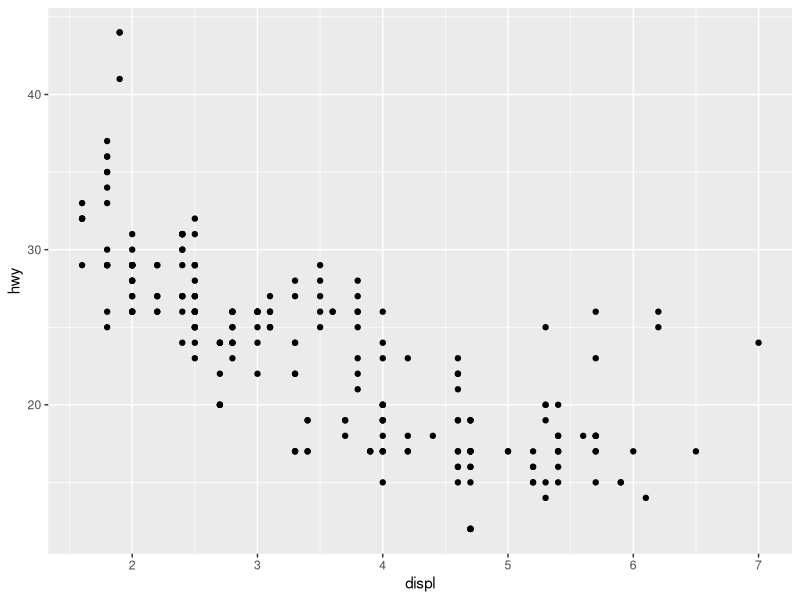
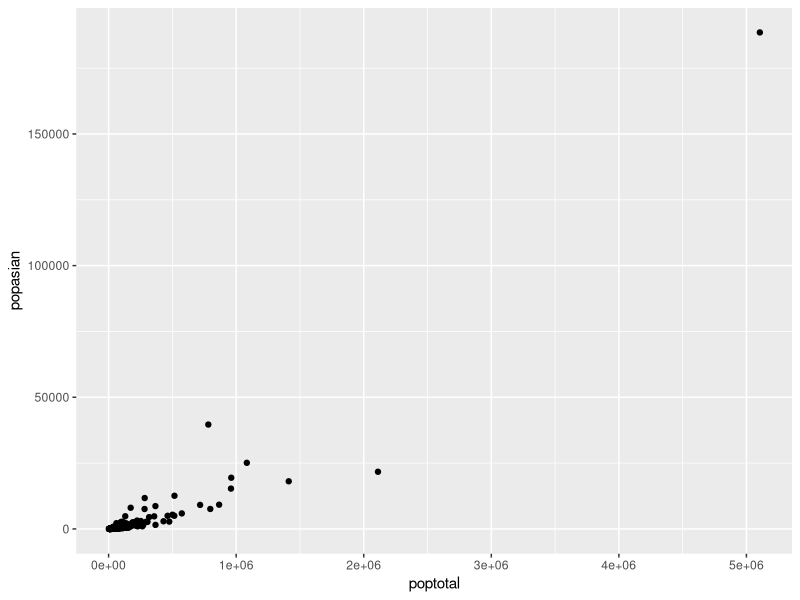
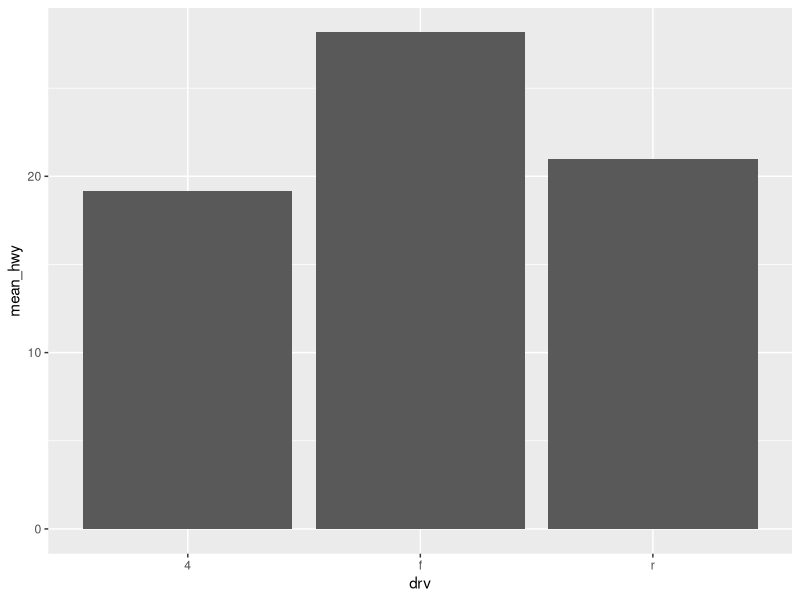
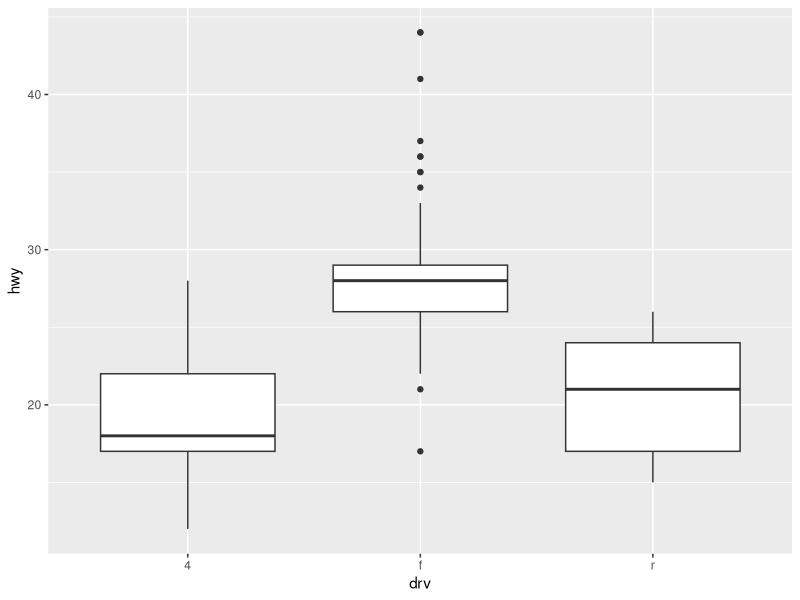

These figures' R source, in order:
# install.packages("ggplot2")
library(ggplot2)
library(dplyr)

# dplyr : 파이프 연산자 여러 연산 수행
# ggplot2 : 그래프/ 시각화 관련
# stringr : 문자열 추출
# rvest : 크롤링 관련

mpg
mpg <- as.data.frame(ggplot2::mpg)

mpg

ggplot(data= mpg, aes(x= displ, y = hwy)) + geom_point()


midwest <- as.data.frame(ggplot2::midwest)
midwest
ggplot(data = midwest, aes(x= poptotal, y = popasian)) + geom_point()



df_mpg <- mpg %>% 
          group_by(drv) %>% 
          summarise(mean_hwy = mean(hwy))
ggplot(data = df_mpg, aes(x= drv, y = mean_hwy)) +
       geom_col()


ggplot(data= mpg, aes( x= drv, y= hwy )) +
       geom_boxplot()
